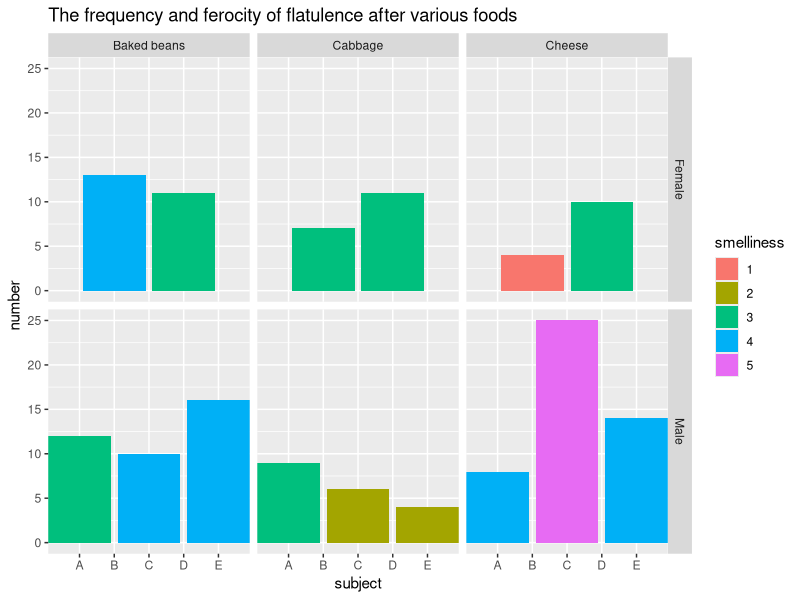

Generate this figure with R:
## ---- chunk 1
knitr::opts_chunk$set(echo = TRUE)
## ---- chunk 2

library(tidyverse)
library(knitr)

## ---- chunk 3

farts = data.frame(subject = c(rep(LETTERS[1:5], each=3)),
                        sex = c("m", "m", "m", "f", "f", "f","m", "m", "m", "f", "f", "f", "m", "m", "m"),
                        food = c("bb", "ch", "cab"),
                        number = c(12,8,9,13,4,7,10,25,6,11,10,11,16,14,4),
                        smelliness = c(3,4,3,4,1,3,4,5,2,3,3,3,4,4,2))

farts_messy = spread(farts, smelliness, number) %>% 
  select(-sex)

farts_messy$subject = paste(farts$subject, farts$sex, sep="")

knitr::kable(farts_messy)

## ---- chunk 4

(test = gather(farts_messy, smelliness, number, -c(subject, food)))

# smelliness = key: the name of the NEW column that will include each OLD column headers that became a variable
# number = value: the name of the NEW stacked-variable column
# 3:7 = "..." : the columns to include in the gathering (reshaping)

## ---- chunk 5

clean_farts = test %>% 
  na.omit() %>%                  # get rid of NAs
  arrange(subject, food) %>%     # arrange data set by subject 
  mutate(subject = substr(farts_messy$subject, start = 1, stop = 1),
         sex = substr(farts_messy$subject, start = 2, stop = 2)) %>% 
  
  # substr: breaks apart a string of characters
      # farts_messy$subject: variable to break apart
      # start = __: where to start the break
      # stop = __: where to end the break
  
  select(subject, sex, everything()) #rearrange the columns with sex toward the front (my personal preference)

knitr::kable(clean_farts)
## ---- chunk 6

label_names = c("bb"="Baked beans", "cab"="Cabbage", "ch" = "Cheese", "f"="Female", "m"="Male")

clean_farts %>% 
  ggplot(aes(x=subject, y=number)) +
  geom_bar(stat="identity", aes(fill=smelliness)) +
  facet_grid(sex~food, labeller = as_labeller(label_names)) +
  ggtitle("The frequency and ferocity of flatulence after various foods")
  

## ---- chunk 7

fart_spread = farts %>% 
  spread(food, number, 0)

# food = key: the variable that you want broken down ("spread" out) into different columns 
# number = value: the values that will fill into your new columns
# 0 = fill: the default for this is NULL (nothing), but if you add it in, it'll fill in instead of NAs

kable(fart_spread)
